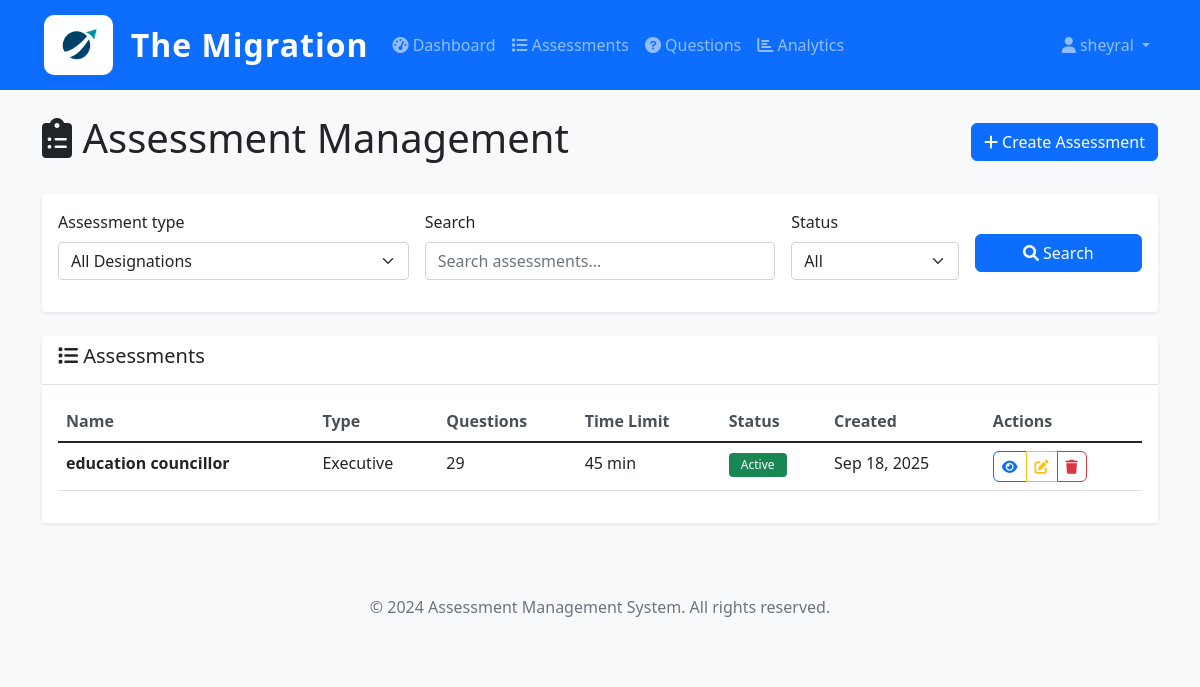
The page /assessments/admin/assessments/ (signed in) on the database its author committed.
### users/models.py (models this page shows, shortened)
class CustomUser(AbstractUser):
    ROLE_CHOICES = (
        ('admin', 'Admin'),
        ('hr_admin', 'HR Admin'),
        ('candidate', 'Candidate'),
        ('reviewer', 'Reviewer'),
    )
    role = models.CharField(max_length=20, choices=ROLE_CHOICES, default='candidate')
    phone = models.CharField(max_length=15, blank=True, null=True)
    department = models.CharField(max_length=100, blank=True, null=True)
    employee_id = models.CharField(max_length=50, blank=True, null=True)
    is_active = models.BooleanField(default=True)
    created_at = models.DateTimeField(auto_now_add=True)
    updated_at = models.DateTimeField(auto_now=True)
    class Meta:
        verbose_name = 'User'
        verbose_name_plural = 'Users'

### assessments/models.py (models this page shows, shortened)
class Assessment(models.Model):
    name = models.CharField(max_length=200)
    description = models.TextField(blank=True)
    assessment_type = models.ForeignKey(Designation, on_delete=models.CASCADE, related_name='assessments')
    questions = models.ManyToManyField(Question, through='AssessmentQuestion', related_name='assessments')
    time_limit_minutes = models.PositiveIntegerField(default=60)
    randomize_questions = models.BooleanField(default=True)
    pass_threshold = models.FloatField(
        validators=[MinValueValidator(0.0), MaxValueValidator(100.0)],
        help_text="Pass threshold as percentage (0-100)"
    )
    max_attempts = models.PositiveIntegerField(default=1, help_text="Maximum attempts allowed")
    allow_retake = models.BooleanField(default=True, help_text="Allow candidates to retake this assessment")
    show_results_immediately = models.BooleanField(default=True, help_text="Show results immediately after completion")
    is_active = models.BooleanField(default=True)
    instructions = models.TextField(blank=True)
    created_by = models.ForeignKey(CustomUser, on_delete=models.SET_NULL, null=True, related_name='created_assessments')
    created_at = models.DateTimeField(auto_now_add=True)
    updated_at = models.DateTimeField(auto_now=True)
    class Meta:
        verbose_name = 'Assessment'
        verbose_name_plural = 'Assessments'
    def get_question_count(self):
        return self.assessment_questions.count()

class Designation(models.Model):
    name = models.CharField(max_length=100, unique=True)
    description = models.TextField(blank=True)
    is_active = models.BooleanField(default=True)
    created_at = models.DateTimeField(auto_now_add=True)
    updated_at = models.DateTimeField(auto_now=True)
    class Meta:
        verbose_name = 'Designation'
        verbose_name_plural = 'Designations'
    def __str__(self):
        return self.name

### assessments/views.py (the view)
    def wrapper(request, *args, **kwargs):
        if not request.user.is_authenticated:
            return HttpResponseRedirect(reverse('admin_login'))
        if not is_authorized_admin(request.user):
            messages.error(request, 'Access denied. Only authorized administrators can access this system.')
            return HttpResponseRedirect(reverse('admin_login'))
        return view_func(request, *args, **kwargs)

### assessments/forms.py
class AssessmentSearchForm(forms.Form):
    assessment_type = forms.ModelChoiceField(
        queryset=Designation.objects.filter(is_active=True),
        required=False,
        empty_label="All Designations"
    )
    search = forms.CharField(required=False, widget=forms.TextInput(attrs={'placeholder': 'Search assessments...'}))
    is_active = forms.ChoiceField(
        choices=[('', 'All'), ('True', 'Active'), ('False', 'Inactive')],
        required=False,
        label='Status'
    )

### assessments/views.py (called while the page is built)
def is_authorized_admin(user):
    return (user.is_authenticated and
            user.role == 'admin' and
            user.email in AUTHORIZED_ADMIN_EMAILS)

def admin_required(view_func):
    def wrapper(request, *args, **kwargs):
        if not request.user.is_authenticated:
            return HttpResponseRedirect(reverse('admin_login'))
        if not is_authorized_admin(request.user):
            messages.error(request, 'Access denied. Only authorized administrators can access this system.')
            return HttpResponseRedirect(reverse('admin_login'))
        return view_func(request, *args, **kwargs)
    return wrapper

### assessments/templates/assessments/assessment_list.html (shortened to what this page needs)
{% extends 'base.html' %}
{% load crispy_forms_tags %}
{% block content %}
<div class="row">
    <div class="col-12">
        <div class="d-flex justify-content-between align-items-center mb-4">
            <h1><i class="fas fa-clipboard-list"></i> Assessment Management</h1>
            <a href="{% url 'assessments:assessment_create' %}" class="btn btn-primary">
                <i class="fas fa-plus"></i> Create Assessment
            </a>
        </div>
    </div>
</div>
<div class="row mb-4">
    <div class="col-12">
        <div class="card">
            <div class="card-body">
                <form method="get" class="row g-3">
                    <div class="col-md-4">
                        {{ form.assessment_type|as_crispy_field }}
                    </div>
                    <div class="col-md-4">
                        {{ form.search|as_crispy_field }}
                    </div>
                    <div class="col-md-2">
                        {{ form.is_active|as_crispy_field }}
                    </div>
                    <div class="col-md-2">
                        <button type="submit" class="btn btn-primary mt-4 w-100">
                            <i class="fas fa-search"></i> Search
                        </button>
                    </div>
                </form>
            </div>
        </div>
    </div>
</div>
<div class="row">
    <div class="col-12">
        <div class="card">
            <div class="card-header">
                <h5><i class="fas fa-list"></i> Assessments</h5>
            </div>
            <div class="card-body">
                {% if page_obj %}
                    <div class="table-responsive">
                        <table class="table table-hover">
                            <thead>
                                <tr>
                                    <th>Name</th>
                                    <th>Type</th>
                                    <th>Questions</th>
                                    <th>Time Limit</th>
                                    <th>Status</th>
                                    <th>Created</th>
                                    <th>Actions</th>
                                </tr>
                            </thead>
                            <tbody>
                                {% for assessment in page_obj %}
                                <tr>
                                    <td>
                                        <strong>{{ assessment.name }}</strong>
                                    </td>
                                    <td>{{ assessment.assessment_type.name }}</td>
                                    <td>{{ assessment.get_question_count }}</td>
                                    <td>{{ assessment.time_limit_minutes }} min</td>
                                    <td>
                                        <span class="badge bg-{% if assessment.is_active %}success{% else %}secondary{% endif %}">
                                            {% if assessment.is_active %}Active{% else %}Inactive{% endif %}
                                        </span>
                                    </td>
                                    <td>{{ assessment.created_at|date:"M d, Y" }}</td>
                                    <td>
                                        <div class="btn-group" role="group">
                                            <a href="{% url 'assessments:assessment_detail' assessment.id %}" class="btn btn-sm btn-outline-primary" title="View Details">
                                                <i class="fas fa-eye"></i>
                                            </a>
                                            <a href="{% url 'assessments:assessment_edit' assessment.id %}" class="btn btn-sm btn-outline-warning" title="Edit Assessment">
                                                <i class="fas fa-edit"></i>
                                            </a>
                                            <button type="button" class="btn btn-sm btn-outline-danger delete-assessment-btn" title="Delete Assessment" data-assessment-name="{{ assessment.name }}" data-delete-url="{% url 'assessments:assessment_delete' assessment.id %}">
                                                <i class="fas fa-trash"></i>
                                            </button>
                                        </div>
                                    </td>
                                </tr>
                                {% endfor %}
                            </tbody>
                        </table>
                    </div>
                {% endif %}
            </div>
        </div>
    </div>
</div>
{% endblock %}

### templates/base.html (shortened to what this page needs)
{% load static %}
<!DOCTYPE html>
<html lang="en">
<head>
    <link href="https://cdn.jsdelivr.net/npm/bootstrap@5.1.3/dist/css/bootstrap.min.css" rel="stylesheet">
    <link href="https://cdnjs.cloudflare.com/ajax/libs/font-awesome/6.0.0/css/all.min.css" rel="stylesheet">
    <link href="{% static 'css/style.css' %}" rel="stylesheet">
</head>
<body>
    <nav class="navbar navbar-expand-lg navbar-dark bg-primary">
        <div class="container">
            <a class="navbar-brand d-flex align-items-center" href="{% url 'home' %}">
                <img src="{% static 'images/logo.png' %}" alt="The Migration Logo" style="height:64px; width:auto; margin-right:16px; background: #fff; border-radius: 12px; box-shadow: 0 2px 8px rgba(0,0,0,0.08); padding: 6px; border: 2px solid #0d6efd;">
                <span class="fs-2 fw-bold text-white" style="letter-spacing:1px;">The Migration</span>
            </a>
            <div class="collapse navbar-collapse" id="navbarNav">
                <ul class="navbar-nav me-auto">
                    {% if user.is_authenticated %}
                        {% if user.role == 'admin' %}
                            <li class="nav-item">
                                <a class="nav-link" href="{% url 'assessments:admin_dashboard' %}">
                                    <i class="fas fa-tachometer-alt"></i> Dashboard
                                </a>
                            </li>
                            <li class="nav-item">
                                <a class="nav-link" href="{% url 'assessments:assessment_list' %}">
                                    <i class="fas fa-list"></i> Assessments
                                </a>
                            </li>
                            <li class="nav-item">
                                <a class="nav-link" href="{% url 'assessments:question_list' %}">
                                    <i class="fas fa-question-circle"></i> Questions
                                </a>
                            </li>
                            <li class="nav-item">
                                <a class="nav-link" href="{% url 'assessments:analytics' %}">
                                    <i class="fas fa-chart-bar"></i> Analytics
                                </a>
                            </li>
                        {% elif user.role == 'candidate' %}
                            <li class="nav-item">
                                <a class="nav-link" href="{% url 'assessments:candidate_portal' %}">
                                    <i class="fas fa-home"></i> Portal
                                </a>
                            </li>
                        {% endif %}
                    {% endif %}
                </ul>
                <ul class="navbar-nav">
                    {% if user.is_authenticated %}
                        <li class="nav-item dropdown">
                            <a class="nav-link dropdown-toggle" href="#" id="navbarDropdown" role="button" data-bs-toggle="dropdown">
                                <i class="fas fa-user"></i> {{ user.username }}
                            </a>
                        </li>
                    {% else %}
                        <li class="nav-item">
                            <a class="nav-link" href="{% url 'users:login' %}">
                                <i class="fas fa-sign-in-alt"></i> Login
                            </a>
                        </li>
                    {% endif %}
                </ul>
            </div>
        </div>
    </nav>
    <main class="container mt-4">
        {% block content %}{% endblock %}
    </main>
    <footer class="bg-light text-center text-muted py-4 mt-5">
        <div class="container">
            <p>&copy; 2024 Assessment Management System. All rights reserved.</p>
        </div>
    </footer>
</body>
</html>

### static/css/style.css (style rules this page uses)
body { background-color: #f8f9fa; }
.card { border: none; box-shadow: 0 0.125rem 0.25rem rgba(0, 0, 0, 0.075); transition: box-shadow 0.15s ease-in-out; }
.card-header { background-color: #fff; border-bottom: 1px solid #dee2e6; font-weight: 600; }
.navbar-brand { font-weight: 600; }
.navbar-nav .nav-link { font-weight: 500; }
.btn { border-radius: 0.375rem; font-weight: 500; }
.btn-sm { padding: 0.25rem 0.5rem; font-size: 0.875rem; }
.table th { border-top: none; font-weight: 600; color: #495057; }
.badge { font-weight: 500; padding: 0.375rem 0.75rem; }

### rows shown on the page
CustomUser: username "sheyral"
Assessment: name "education councillor", assessment_type.name "Executive", get_question_count "29", time_limit_minutes "45", is_active "Active", created_at "Sep 18, 2025"
